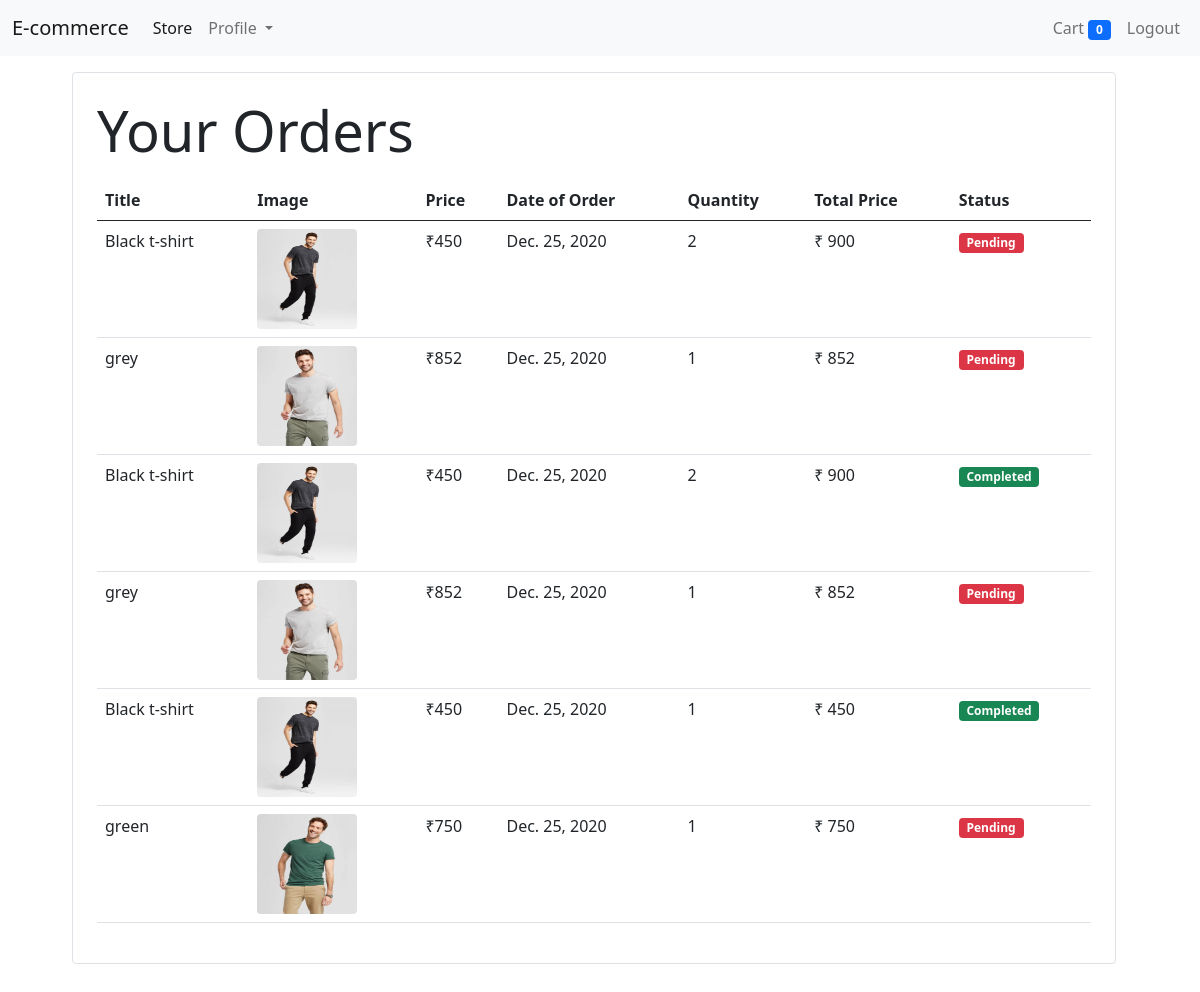
Page /orders (signed in) on the earlier database version.
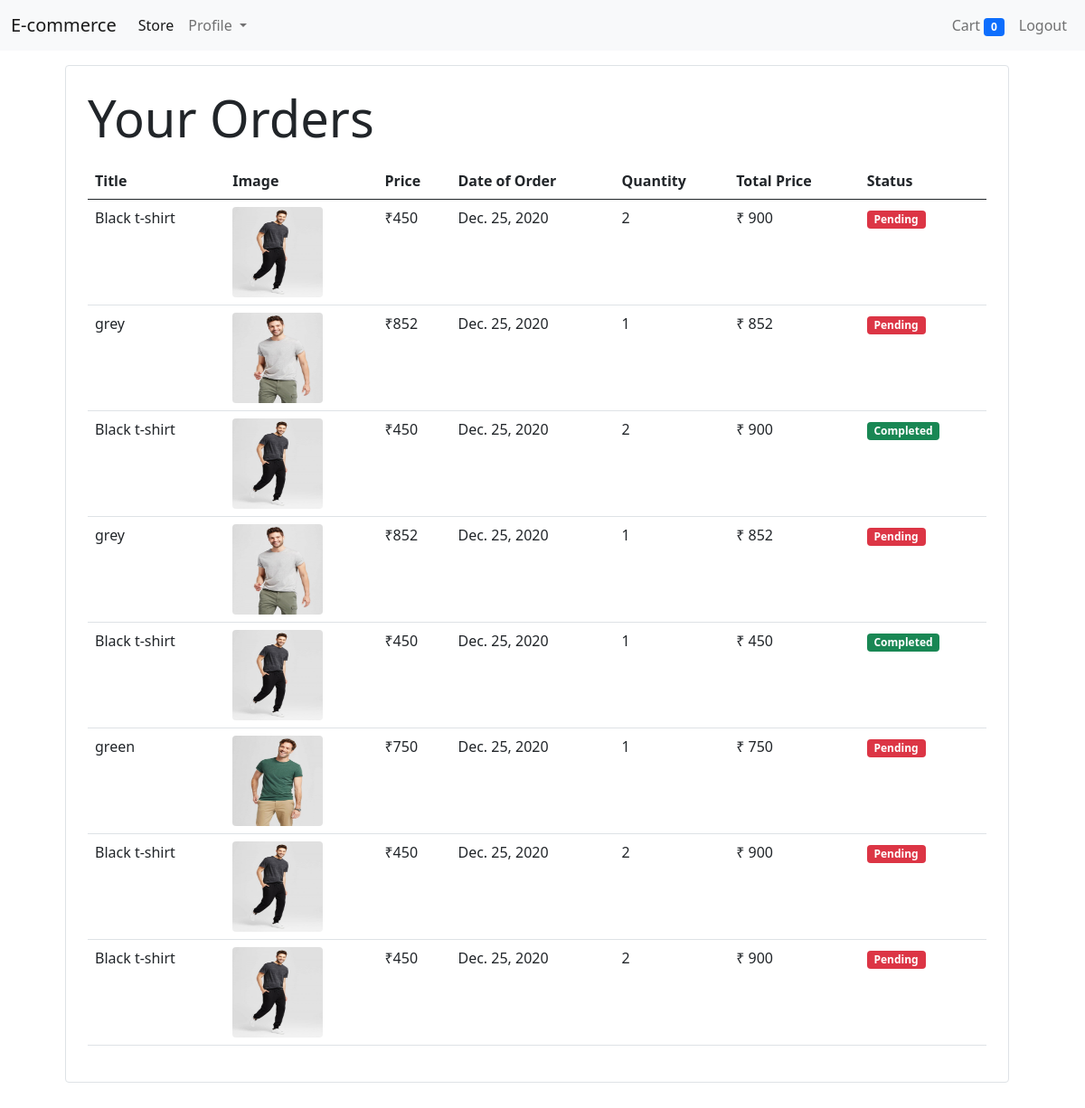
Same page on the later database version.
### orders/models.py (models this page shows)
class Order(models.Model):
    product = models.ForeignKey(Product,on_delete=models.CASCADE,default=1)
    customer = models.ForeignKey(Customer,on_delete=models.CASCADE,default=1)
    quantity = models.IntegerField(default=1)
    price = models.IntegerField()
    address = models.CharField(max_length=50,default='',blank=True)
    mob_no = models.CharField(max_length=50,default='',blank=True)
    datetime = models.DateField(default=datetime.datetime.today)
    status = models.BooleanField(default=False)

### products/models.py (models this page shows, shortened)
class Product(models.Model):
    title = models.CharField(max_length=50)
    price = models.IntegerField(default=0)
    category = models.ForeignKey(Categories ,on_delete=models.CASCADE,default=1)
    description = models.CharField(max_length=200,default="Hey its Cool")
    images =  models.ImageField(upload_to="products_images/")

### products/middleware/auth.py (the view)
    def middleware(request):
        returnURL = request.META['PATH_INFO']
        if not request.session.get('customer_id'):
            return redirect(f'login?return_url={returnURL}')
        response = get_response(request)
        return response

### orders/views.py (called while the page is built)
    def get(self,request):
        customer_id = request.session.get('customer_id')
        if customer_id:
            try:
                orders = Order.objects.filter(customer = customer_id).order_by('-datetime')
                print(orders)
                if orders:
                    return render(request,'orders.html',{'orders':orders})
                else:
                    return render(request,'orders.html',{})
            except Order.DoesNotExist:
                return render(request,'orders.html',{})

### products/templatetags/cart.py (called while the page is built)
@register.filter(name="currency")
def currency(number):
	return "₹"+str(number)

@register.filter(name="multiply")
def multiply(number1,number2):
	return number1 * number2

### templates/orders.html
{% extends 'base.html' %}
{% block content %}
{% load cart %}
<div class="container p-4 m-4">
    <div class="border rounded p-4 m-4" style="margin-top:300px;padding-top:200px;">
        {% if request.session.customer_id %}
        <p class="display-4">Your Orders</p>
        <table class="table">
            <thead>
                <tr>
                    <th>Title</th>
                    <th>Image</th>
                    <th>Price</th>
                    <th>Date of Order</th>
                    <th>Quantity</th>
                    <th>Total Price</th>
                    <th>Status</th>
                </tr>
            </thead>
            <tbody>
                {% for order in orders %}
                    <tr>
                        <td>{{ order.product.title }}</td>
                        <td><img src="{{ order.product.images.url }}" height="100px" width="100px" class="rounded"></td>
                        <td>{{ order.product.price|currency }}</td>
                        <td>{{ order.datetime }}</td>
                        <td>{{ order.quantity }}</td>
                        <td>₹ {{ order.product.price|multiply:order.quantity }}</td>
                        {% if order.status %}
                        <td><small class="badge bg-success">Completed</small></td>
                        {% else %}
                        <td><small class="badge bg-danger">Pending</small></td>
                        {% endif %}
                    </tr>
                {% endfor %}
            </tbody>
        </table>
        {% else %}
             <p class="display-4">You have No Orders</p>
             <a href="/" class="btn btn-block btn-success">Go For Shoping</a>
        {% endif %}
        </div>
    </div>
{% endblock %}

### templates/base.html (shortened to what this page needs)
<!doctype html>
<html lang="en">
  <head>
    <link href="https://cdn.jsdelivr.net/npm/bootstrap@5.0.0-beta1/dist/css/bootstrap.min.css" rel="stylesheet">
  </head>
  <body>
    <nav class="navbar navbar-expand-lg navbar-light bg-light fixed-top">
            <div class="container-fluid">
              <a class="navbar-brand" href="/">E-commerce</a>
              <div class="collapse navbar-collapse" id="navbarSupportedContent">
                <ul class="navbar-nav me-auto mb-2 mb-lg-0">
                  <li class="nav-item">
                    <a class="nav-link active" aria-current="page" href="/">Store</a>
                  </li>
                  {% if request.session.customer_id %}
                  <li class="nav-item dropdown">
                    <a class="nav-link dropdown-toggle" href="#" id="navbarDropdown" role="button" data-bs-toggle="dropdown" aria-expanded="false">
                      Profile
                    </a>
                  </li>
                  {% endif %}
                </ul>
                <ul class="navbar-nav my-2 my-lg-0">
                    <li class="nav-item">
                        <a class="nav-link" href="/cart">Cart <span class="badge bg-primary">{{ request.session.cart.keys|length }}</span></a>
                      </li>
                      {% if request.session.customer_id %}
                        <li class="nav-item">
                          <a class="nav-link" href="/logout">Logout</a>
                        </li>
                      {%endif%}
                </ul>
              </div>
            </div>
          </nav>
    {% block content %}{% endblock %}
  </body>
</html>

Differences in the rows shown:
added Order: product "Black t-shirt", product.images (picture), product.price "₹450", datetime "Dec. 25, 2020", quantity "2", product.price|multiply "900", status "Pending"
added Order: product "Black t-shirt", product.images (picture), product.price "₹450", datetime "Dec. 25, 2020", quantity "2", product.price|multiply "900", status "Pending"
